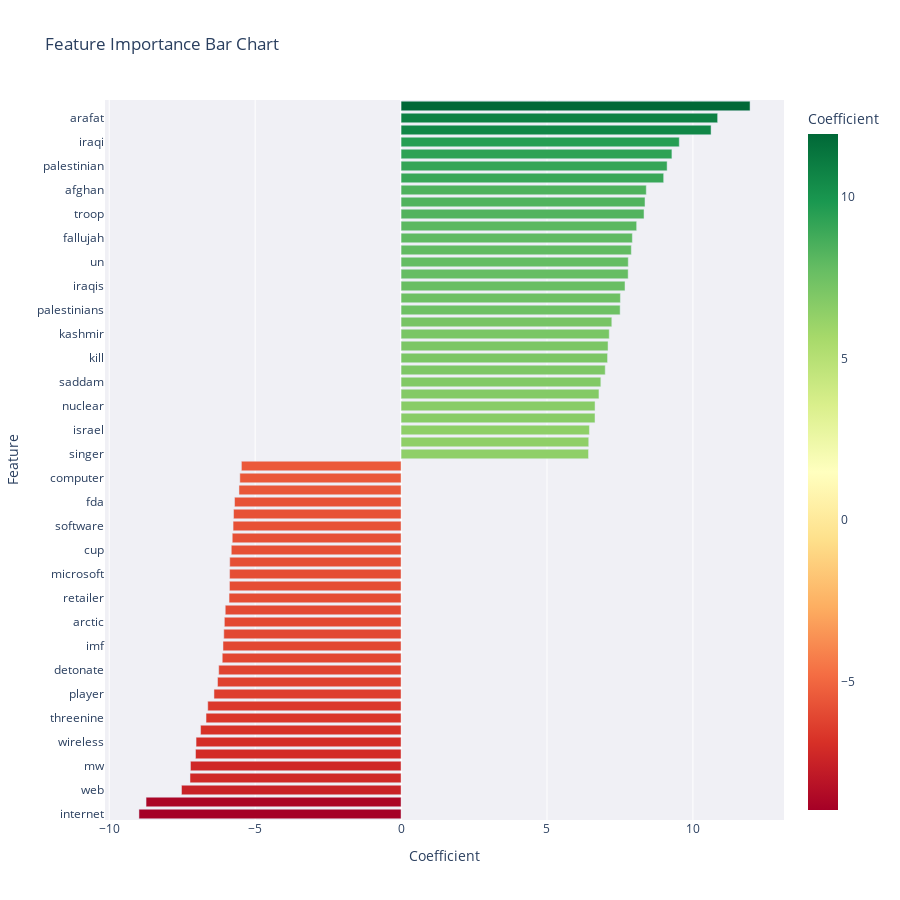

Notebook source saved alongside this figure:
### Markdown cell above
# Visualization

### Code cell
import plotly.express as px

features = [*top_pos, *top_neg]

coef_df = pd.DataFrame(features, columns=['feature', 'value'])
coef_df = coef_df.sort_values('value')

fig = px.bar(
    coef_df,
    x='value',
    y='feature',
    orientation='h',
    color='value',
    color_continuous_scale='RdYlGn',
    title='Feature Importance Bar Chart',
    range_color=[coef_df['value'].min(),    coef_df['value'].max()],
    labels={'value': 'Coefficient'},
    height=900
)
fig.update_layout(yaxis_title='Feature', xaxis_title='Coefficient', plot_bgcolor='rgba(240,240,245,1)')
fig.show()

### Figure 1 — Plotly figure (JSON) as saved in the notebook; plotly's stock layout.template omitted (floating-point values rounded to 4 significant figures)
{"data": [{"hovertemplate": "Coefficient=%{marker.color}<br>feature=%{y}<extra></extra>", "legendgroup": "", "marker": {"color": [-8.981, -8.738, -7.524, -7.232, -7.217, -7.043, -7.025, -6.87, -6.683, -6.624, -6.411, -6.289, -6.248, -6.127, -6.102, -6.074, -6.055, -6.024, -5.894, -5.88, -5.876, -5.871, -5.818, -5.785, -5.756, -5.739, -5.706, -5.554, -5.525, -5.471, 6.423, 6.43, 6.453, 6.645, 6.646, 6.78, 6.845, 6.995, 7.074, 7.092, 7.133, 7.221, 7.506, 7.515, 7.673, 7.781, 7.784, 7.889, 7.925, 8.072, 8.325, 8.358, 8.402, 8.998, 9.116, 9.28, 9.533, 10.62, 10.85, 11.96], "coloraxis": "coloraxis", "pattern": {"shape": ""}}, "name": "", "orientation": "h", "showlegend": false, "textposition": "auto", "type": "bar", "x": [-8.981, -8.738, -7.524, -7.232, -7.217, -7.043, -7.025, -6.87, -6.683, -6.624, -6.411, -6.289, -6.248, -6.127, -6.102, -6.074, -6.055, -6.024, -5.894, -5.88, -5.876, -5.871, -5.818, -5.785, -5.756, -5.739, -5.706, -5.554, -5.525, -5.471, 6.423, 6.43, 6.453, 6.645, 6.646, 6.78, 6.845, 6.995, 7.074, 7.092, 7.133, 7.221, 7.506, 7.515, 7.673, 7.781, 7.784, 7.889, 7.925, 8.072, 8.325, 8.358, 8.402, 8.998, 9.116, 9.28, 9.533, 10.62, 10.85, 11.96], "xaxis": "x", "y": ["internet", "sports", "web", "coach", "mw", "website", "wireless", "amp", "threenine", "by", "player", "ibm", "detonate", "maradona", "imf", "nba", "arctic", "online", "retailer", "seed", "microsoft", "apple", "cup", "nascar", "software", "nasa", "fda", "worm", "computer", "diesel", "singer", "president", "israel", "beslan", "nuclear", "afghanistan", "saddam", "sudan", "kill", "leader", "kashmir", "canadian", "palestinians", "terrorism", "iraqis", "military", "un", "press", "fallujah", "prince", "troop", "iran", "afghan", "darfur", "palestinian", "iraq", "iraqi", "hostage", "arafat", "afp"], "yaxis": "y"}], "layout": {"barmode": "relative", "coloraxis": {"cmax": 11.96, "cmin": -8.981, "colorbar": {"title": {"text": "Coefficient"}}, "colorscale": [[0, "rgb(165,0,38)"], [0.1, "rgb(215,48,39)"], [0.2, "rgb(244,109,67)"], [0.3, "rgb(253,174,97)"], [0.4, "rgb(254,224,139)"], [0.5, "rgb(255,255,191)"], [0.6, "rgb(217,239,139)"], [0.7, "rgb(166,217,106)"], [0.8, "rgb(102,189,99)"], [0.9, "rgb(26,152,80)"], [1, "rgb(0,104,55)"]]}, "height": 900, "legend": {"tracegroupgap": 0}, "plot_bgcolor": "rgba(240,240,245,1)", "title": {"text": "Feature Importance Bar Chart"}, "xaxis": {"anchor": "y", "domain": [0, 1], "title": {"text": "Coefficient"}}, "yaxis": {"anchor": "x", "domain": [0, 1], "title": {"text": "Feature"}}}}
